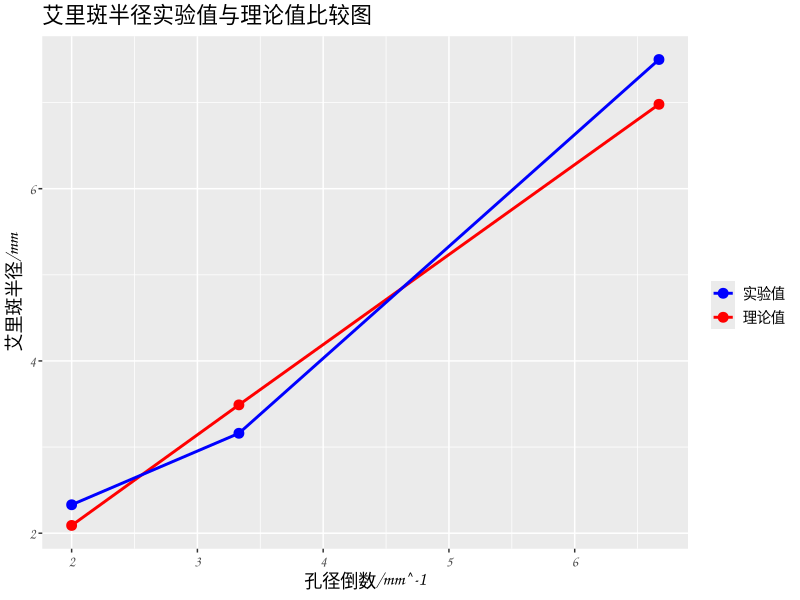

This chart was generated by the following R code:
## ---- chunk 1
x<-matrix (c(6.67,3.33,2,6.98,3.49,2.09,7.5,3.16,2.33),ncol=3)
x<-as.data.frame(x)
x
## ---- chunk 2
library(ggplot2)
ggplot()+geom_line(data = x,aes(x = V1,y = V2,colour = "理论值"),size=1)+
  geom_point(data = x,aes(x = V1,y = V2,colour = "理论值"),size=3)+
  geom_line(data = x,aes(x = V1,y = V3,colour = "实验值"),size=1)+
  geom_point(data = x,aes(x = V1,y = V3,colour = "实验值"),size=3)+
  scale_colour_manual("",values = c("理论值" = "red","实验值"="blue"))+
  xlab("孔径倒数/mm^-1")+ylab("艾里斑半径/mm")+
  theme(text=element_text(size=13, family="Comic Sans MS"))+
  ggtitle("艾里斑半径实验值与理论值比较图")
## ---- chunk 3
library(psych)
cor.test(x[,2],x[,3],alternative = "two.side",method = "pearson")
